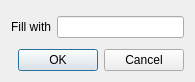
<?xml version="1.0" encoding="UTF-8"?>
<ui version="4.0">
 <class>Form_ESB_Fill</class>
 <widget class="QDialog" name="Form_ESB_Fill">
  <property name="geometry">
   <rect>
    <x>0</x>
    <y>0</y>
    <width>195</width>
    <height>82</height>
   </rect>
  </property>
  <property name="windowTitle">
   <string>Fill value input</string>
  </property>
  <layout class="QVBoxLayout" name="verticalLayout">
   <item>
    <widget class="QWidget" name="widget" native="true">
     <layout class="QHBoxLayout" name="horizontalLayout">
      <property name="leftMargin">
       <number>0</number>
      </property>
      <property name="topMargin">
       <number>0</number>
      </property>
      <property name="rightMargin">
       <number>0</number>
      </property>
      <property name="bottomMargin">
       <number>0</number>
      </property>
      <item>
       <widget class="QLabel" name="label">
        <property name="sizePolicy">
         <sizepolicy hsizetype="Preferred" vsizetype="Preferred">
          <horstretch>0</horstretch>
          <verstretch>0</verstretch>
         </sizepolicy>
        </property>
        <property name="text">
         <string>Fill with</string>
        </property>
        <property name="alignment">
         <set>Qt::AlignRight|Qt::AlignTrailing|Qt::AlignVCenter</set>
        </property>
       </widget>
      </item>
      <item>
       <widget class="QLineEdit" name="FillValue_lineEdit"/>
      </item>
     </layout>
    </widget>
   </item>
   <item>
    <widget class="QDialogButtonBox" name="buttonBox">
     <property name="orientation">
      <enum>Qt::Horizontal</enum>
     </property>
     <property name="standardButtons">
      <set>QDialogButtonBox::Cancel|QDialogButtonBox::Ok</set>
     </property>
    </widget>
   </item>
  </layout>
 </widget>
 <resources/>
 <connections>
  <connection>
   <sender>buttonBox</sender>
   <signal>accepted()</signal>
   <receiver>Form_ESB_Fill</receiver>
   <slot>accept()</slot>
   <hints>
    <hint type="sourcelabel">
     <x>248</x>
     <y>254</y>
    </hint>
    <hint type="destinationlabel">
     <x>157</x>
     <y>274</y>
    </hint>
   </hints>
  </connection>
  <connection>
   <sender>buttonBox</sender>
   <signal>rejected()</signal>
   <receiver>Form_ESB_Fill</receiver>
   <slot>reject()</slot>
   <hints>
    <hint type="sourcelabel">
     <x>316</x>
     <y>260</y>
    </hint>
    <hint type="destinationlabel">
     <x>286</x>
     <y>274</y>
    </hint>
   </hints>
  </connection>
 </connections>
</ui>
